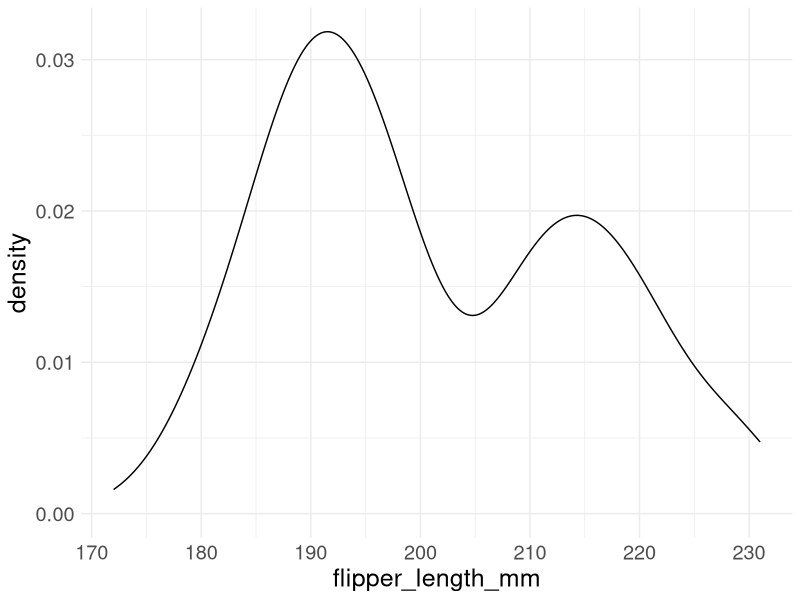

Write R code to recreate this figure.
## ---- chunk 1
# load libraries here, but show no output
library(tidyverse)
library(palmerpenguins)
## ---- chunk 2
#| label: fig-one
#| fig-cap: "A descriptive caption."
#| fig-width: 9
palmerpenguins::penguins |> 
  filter(!is.na(flipper_length_mm)) |>
  ggplot(aes(flipper_length_mm)) +
  geom_density() +
  theme_minimal() +
  theme(text = element_text(size = 18))
## ---- chunk 3
#| code-fold: true
#| code-summary: "Show the code"
assess_task = FALSE
